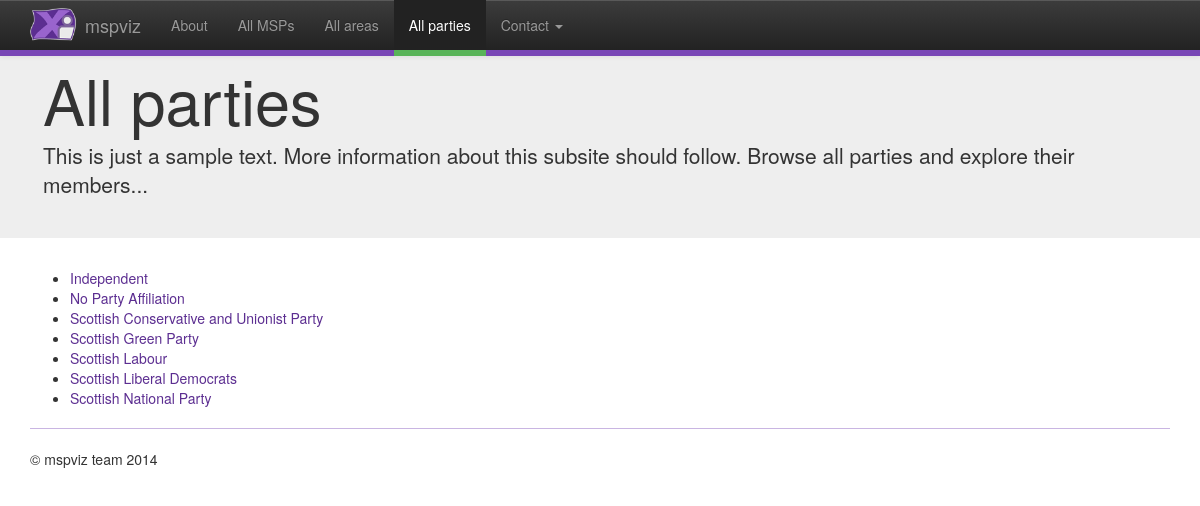
The page /mspviz/listparties/ on the database its author committed.
### mspviz/models.py (models this page shows, shortened)
class Party(models.Model):
	name = models.CharField(max_length=128, unique=True)
	image = models.CharField(max_length=256)

### mspviz/views.py (the view)
def listparties(request):
	context = RequestContext(request)
	context_dict['activesite'] = navigation_main['listparties']
	context_dict['parties'] = Party.objects.all().order_by('name')
	return render_to_response('mspviz/listparties.html', context_dict, context)

### templates/mspviz/listparties.html
{% extends "mspviz/base.html" %}
{% block content %}
	{% if parties %}
		<ul>
			{% for party in parties %}
				<li>
					<a href="/mspviz/party/{{party.id}}">{{party.name}}</a>
				</li>
			{% endfor %}
		</ul>
	{% endif %}
{% endblock %}

### static/css/main.css (style rules this page uses)
a { color: #5C2E91; }

### rows shown on the page
Party: name "Independent"
Party: name "No Party Affiliation"
Party: name "Scottish Conservative and Unionist Party"
Party: name "Scottish Green Party"
Party: name "Scottish Labour"
Party: name "Scottish Liberal Democrats"
Party: name "Scottish National Party"

### other values the page prints
{{ navelem.title }} "About" "All MSPs" "All areas" "All parties"
{{ activesite.title }} "All parties"
{{ activesite.desc }} "This is just a sample text. More information about this subsite should follow. Browse all parties and explore their members..."
{{ contact_name }} "mspviz team 2014"
